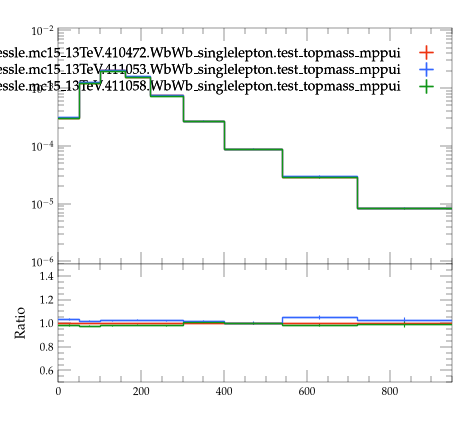

Generate this figure with Python:
#! /usr/bin/env python3

# This Python script was auto-generated using YODA v2.1.2.
# Analysis object: /WbWb_singlelepton/pT_blnu
# Timestamp: 07-08-2026 (09:26:45)

import matplotlib as mpl
import matplotlib.pyplot as plt
mpl.use('Agg') # comment out for interactive use
import os
import numpy as np
from numpy import nan, inf

plotDir = os.path.split(os.path.realpath(__file__))[0]
if 'YODA_USER_PLOT_PATH' in globals():
    plot_outdir = globals()['YODA_USER_PLOT_PATH']
else:
    plot_outdir = plotDir

#plot style
plt.style.use(os.path.join(plotDir, '../default.mplstyle'))
# plot metadata
figW, figH = plt.rcParams['figure.figsize']
ax_xLabel = ''
ax_yLabel = ''
ax_title  = ''
ax_xScale = 'linear'
ax_yScale = 'log'
xLims = (0.0, 950.0)
yLims = (9e-07, 0.011000000000000001)

# TeX-friendly labels for the legend
labels = {
  'legend' : ([ r"user.johessle.mc15\_13TeV.410472.WbWb\_singlelepton.test\_topmass\_mppui", r"user.johessle.mc15\_13TeV.411053.WbWb\_singlelepton.test\_topmass\_mppui", r"user.johessle.mc15\_13TeV.411058.WbWb\_singlelepton.test\_topmass\_mppui" ], r""),
}

# Adjust canvas width and height
canvasW = 10.0
canvasH = 9.0
figW *= canvasW/10.
figH *= canvasH/9.

# Create figure and axis objects
fig, (ax, ratio0_ax) = plt.subplots(2, 1, sharex=True,
                  figsize=(figW,figH), gridspec_kw={'height_ratios': (6.0, 3.0)})

# Set figure margins
plt.subplots_adjust(
    left   = 1.0 * plt.rcParams['figure.subplot.left'],
    right  = 1.0 * plt.rcParams['figure.subplot.right'],
    top    = 1.0 * plt.rcParams['figure.subplot.top'],
    bottom = 1.0 * plt.rcParams['figure.subplot.bottom'])

ratio0_ax.yaxis.set_major_locator(mpl.ticker.MultipleLocator(0.2))
ratio0_ax.set_ylim(0.5, 1.4999)
ratio0_ax.set_ylabel('Ratio')

# the numerical data is stored in a separate file
dataf = dict()
prefix = os.path.split(__file__)[0]
if prefix:    prefix = prefix + '/'
exec(open(prefix+'pT_blnu__data.py').read(), dataf)


legend_handles = dict() # keep track of handles for the legend

# style options for curves
# starts at zorder>=5 to draw curve on top of legend
styles = {
  'user.johessle.mc15_13TeV.410472.WbWb_singlelepton.test_topmass_mppui.yoda': {
    'color' : '#EE3311',
    'linestyle' : '-',
    'lineopacity' : 1.0,
    'linewidth' : 1,
    'marker' : 'none',
    'markersize' : 2,
    'capsize' : 0.0,
    'zorder' : 5,
    'histstyle' : 1,
    'drawstyle' : 'steps-pre',
    'xerrorbars' : 1,
    'yerrorbars' : 1,
    'fillcolor' : None,
    'fillopacity' : 1.0,
    'ratio0_linestyle' : '-',
    'ratio0_lineopacity' : 1.0,
    'ratio0_linewidth' : 1,
    'ratio0_marker' : 'none',
    'ratio0_markersize' : 2,
    'ratio0_capsize' : 0.0,
    'ratio0_zorder' : 5,
    'ratio0_histstyle' : 1,
    'ratio0_drawstyle' : 'steps-pre',
    'ratio0_xerrorbars' : 1,
    'ratio0_yerrorbars' : 1,
  },
  'user.johessle.mc15_13TeV.411053.WbWb_singlelepton.test_topmass_mppui.yoda': {
    'color' : '#3366FF',
    'linestyle' : '-',
    'lineopacity' : 1.0,
    'linewidth' : 1,
    'marker' : 'none',
    'markersize' : 2,
    'capsize' : 0.0,
    'zorder' : 6,
    'histstyle' : 1,
    'drawstyle' : 'steps-pre',
    'xerrorbars' : 1,
    'yerrorbars' : 1,
    'fillcolor' : None,
    'fillopacity' : 1.0,
    'ratio0_linestyle' : '-',
    'ratio0_lineopacity' : 1.0,
    'ratio0_linewidth' : 1,
    'ratio0_marker' : 'none',
    'ratio0_markersize' : 2,
    'ratio0_capsize' : 0.0,
    'ratio0_zorder' : 6,
    'ratio0_histstyle' : 1,
    'ratio0_drawstyle' : 'steps-pre',
    'ratio0_xerrorbars' : 1,
    'ratio0_yerrorbars' : 1,
  },
  'user.johessle.mc15_13TeV.411058.WbWb_singlelepton.test_topmass_mppui.yoda': {
    'color' : '#109618',
    'linestyle' : '-',
    'lineopacity' : 1.0,
    'linewidth' : 1,
    'marker' : 'none',
    'markersize' : 2,
    'capsize' : 0.0,
    'zorder' : 7,
    'histstyle' : 1,
    'drawstyle' : 'steps-pre',
    'xerrorbars' : 1,
    'yerrorbars' : 1,
    'fillcolor' : None,
    'fillopacity' : 1.0,
    'ratio0_linestyle' : '-',
    'ratio0_lineopacity' : 1.0,
    'ratio0_linewidth' : 1,
    'ratio0_marker' : 'none',
    'ratio0_markersize' : 2,
    'ratio0_capsize' : 0.0,
    'ratio0_zorder' : 7,
    'ratio0_histstyle' : 1,
    'ratio0_drawstyle' : 'steps-pre',
    'ratio0_xerrorbars' : 1,
    'ratio0_yerrorbars' : 1,
  },
}

# curve from input yoda files in main panel
for label, yvals in dataf['yvals'].items():
    if all(np.isnan(v) for v in dataf['yvals'][label]):
        continue
    tmp = None
    if styles[label]['histstyle']: # draw as histogram
        xpos = dataf['xedges'][label] if styles[label]['drawstyle'] else dataf['xpoints'][label]
        ypos = np.insert(yvals, 0, yvals[0]) if styles[label]['drawstyle'] else yvals
        if styles[label]['fillcolor']: # fill area below curve
            ax.fill_between(xpos, ypos, step='pre',
                            color=styles[label]['fillcolor'],
                            alpha=styles[label]['fillopacity'])
        tmp, = ax.plot(xpos, ypos,
                       color=styles[label]['color'],
                       linestyle=styles[label]['linestyle'],
                       alpha=styles[label]['lineopacity'],
                       linewidth=styles[label]['linewidth'],
                       drawstyle=styles[label]['drawstyle'], solid_joinstyle='miter',
                       zorder=styles[label]['zorder'], label=label)
    tmp = ax.errorbar(dataf['xpoints'][label], yvals,
                      xerr=np.array(dataf['xerrs'][label])*styles[label]['xerrorbars'],
                      yerr=np.array(dataf['yerrs'][label])*styles[label]['yerrorbars'],
                      fmt=styles[label]['marker'], capsize=styles[label]['capsize'],
                      alpha=styles[label]['lineopacity'],
                      markersize=styles[label]['markersize'],
                      ecolor=styles[label]['color'],
                      color=styles[label]['color'], zorder=styles[label]['zorder'])
    tmp[-1][0].set_linestyle(styles[label]['linestyle'])
    tmp[-1][0].set_linewidth(styles[label]['linewidth'])
    if label in dataf['add_legend_handle']:  legend_handles[label] = tmp
    for varLabel in dataf['variation_yvals'].keys():
        if varLabel.startswith(label):
            tmp, = ax.plot(dataf['xedges'][label], dataf['variation_yvals'][varLabel],
                           color=styles[label]['color'],
                           linestyle=styles[label]['linestyle'],
                           linewidth=styles[label]['linewidth'],
                           drawstyle='steps-pre', solid_joinstyle='miter',
                           zorder=styles[label]['zorder'], alpha=0.5)


# plots on ratio panel
# curve from input yoda files in ratio panel
for label, yvals in dataf['ratio0_yvals'].items():
    if all(np.isnan(v) for v in yvals):
        continue
    if styles[label]['ratio0_histstyle']: # plot as histogram
        xpos = dataf['xedges']['user.johessle.mc15_13TeV.410472.WbWb_singlelepton.test_topmass_mppui.yoda'] if styles[label]['ratio0_drawstyle'] else dataf['xpoints']['user.johessle.mc15_13TeV.410472.WbWb_singlelepton.test_topmass_mppui.yoda']
        ypos = np.insert(yvals, 0, yvals[0]) if styles[label]['ratio0_drawstyle'] else yvals
        ratio0_ax.plot(xpos, ypos,
                       color=styles[label]['color'],
                       linewidth=styles[label]['linewidth'],
                       linestyle=styles[label]['ratio0_linestyle'],
                       alpha=styles[label]['ratio0_lineopacity'],
                       drawstyle=styles[label]['ratio0_drawstyle'], zorder=styles[label]['zorder'],
                       solid_joinstyle='miter')
    tmp = ratio0_ax.errorbar(dataf['xpoints']['user.johessle.mc15_13TeV.410472.WbWb_singlelepton.test_topmass_mppui.yoda'], yvals,
                             xerr=np.array(dataf['ref_xerrs'])*styles[label]['ratio0_xerrorbars'],
                             yerr=np.array(dataf['ratio0_yerrs'][label])*styles[label]['ratio0_yerrorbars'],
                             fmt=styles[label]['ratio0_marker'], capsize=styles[label]['ratio0_capsize'],
                             alpha=styles[label]['ratio0_lineopacity'],
                             markersize=styles[label]['ratio0_markersize'],
                             ecolor=styles[label]['color'],
                             color=styles[label]['color'])
    tmp[-1][0].set_linestyle(styles[label]['ratio0_linestyle'])
    tmp[-1][0].set_linewidth(styles[label]['ratio0_linewidth'])

    for varlabel in dataf['ratio0_variation_vals'].keys():
        if varlabel.startswith(label):
            ratio0_ax.plot(dataf['xedges']['user.johessle.mc15_13TeV.410472.WbWb_singlelepton.test_topmass_mppui.yoda'],
                            dataf['ratio0_variation_vals'][varlabel],
                            color=styles[label]['color'],
                            linestyle=styles[label]['linestyle'],
                            linewidth=styles[label]['linewidth'],
                            drawstyle='steps-pre', solid_joinstyle='miter',
                            zorder=1, alpha=0.5)

legend_items = list(legend_handles.values())
ax.add_artist(ax.legend(legend_items,
                        labels['legend'][0],
                        title=labels['legend'][1],
                        alignment='right',
                        loc='upper right',
                        bbox_to_anchor=(1.0, 0.97),markerfirst=False))

# set plot metadata as defined above
ratio0_ax.set_xlabel(ax_xLabel)
ratio0_ax.xaxis.set_label_coords(1., -0.15)
ax.set_ylabel(ax_yLabel, ha='right', va='top')
ax.yaxis.set_label_coords(-0.11, 1.0)
ax.set_title(ax_title, loc='left')
ax.set_xscale(ax_xScale)
ax.set_yscale(ax_yScale)
ratio0_ax.set_yscale('linear')
ax.set_xlim(xLims)
ax.set_ylim(yLims)

# tick formatting
plt.rcParams['xtick.top'] = True
plt.rcParams['ytick.right'] = True
ax.yaxis.set_major_locator(mpl.ticker.LogLocator(base=10.0, numticks=np.inf))
ax.yaxis.set_minor_locator(mpl.ticker.LogLocator(
                           base=10.0, subs=np.arange(0.1, 1, 0.1), numticks=np.inf))
fig.align_ylabels((ax, ratio0_ax))
plt.savefig(os.path.join(plot_outdir, 'pT_blnu.pdf'), format='PDF')
plt.savefig(os.path.join(plot_outdir, 'pT_blnu.png'), format='PNG')

plt.close(fig)
